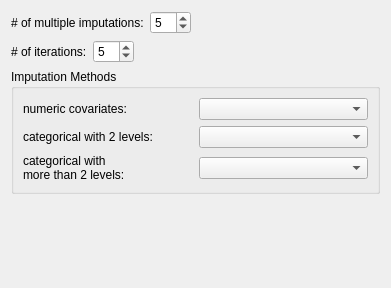
<?xml version="1.0" encoding="UTF-8"?>
<ui version="4.0">
 <class>WizardPage</class>
 <widget class="QWizardPage" name="WizardPage">
  <property name="geometry">
   <rect>
    <x>0</x>
    <y>0</y>
    <width>391</width>
    <height>288</height>
   </rect>
  </property>
  <property name="windowTitle">
   <string>WizardPage</string>
  </property>
  <layout class="QVBoxLayout" name="verticalLayout">
   <item>
    <layout class="QHBoxLayout" name="horizontalLayout">
     <item>
      <widget class="QLabel" name="label">
       <property name="text">
        <string># of multiple imputations:</string>
       </property>
      </widget>
     </item>
     <item>
      <widget class="QSpinBox" name="m_spinBox">
       <property name="minimum">
        <number>1</number>
       </property>
       <property name="maximum">
        <number>20</number>
       </property>
       <property name="value">
        <number>5</number>
       </property>
      </widget>
     </item>
     <item>
      <spacer name="horizontalSpacer">
       <property name="orientation">
        <enum>Qt::Horizontal</enum>
       </property>
       <property name="sizeHint" stdset="0">
        <size>
         <width>40</width>
         <height>20</height>
        </size>
       </property>
      </spacer>
     </item>
    </layout>
   </item>
   <item>
    <layout class="QHBoxLayout" name="horizontalLayout_2">
     <item>
      <widget class="QLabel" name="label_5">
       <property name="text">
        <string># of iterations:</string>
       </property>
      </widget>
     </item>
     <item>
      <widget class="QSpinBox" name="maxit_spinBox">
       <property name="minimum">
        <number>1</number>
       </property>
       <property name="maximum">
        <number>20</number>
       </property>
       <property name="value">
        <number>5</number>
       </property>
      </widget>
     </item>
     <item>
      <spacer name="horizontalSpacer_2">
       <property name="orientation">
        <enum>Qt::Horizontal</enum>
       </property>
       <property name="sizeHint" stdset="0">
        <size>
         <width>40</width>
         <height>20</height>
        </size>
       </property>
      </spacer>
     </item>
    </layout>
   </item>
   <item>
    <widget class="QGroupBox" name="defaultMethod_groupBox">
     <property name="title">
      <string>Imputation Methods</string>
     </property>
     <layout class="QGridLayout" name="gridLayout">
      <item row="0" column="0">
       <widget class="QLabel" name="label_2">
        <property name="text">
         <string>numeric covariates:</string>
        </property>
       </widget>
      </item>
      <item row="0" column="1">
       <widget class="QComboBox" name="numeric_comboBox"/>
      </item>
      <item row="1" column="0">
       <widget class="QLabel" name="label_3">
        <property name="text">
         <string>categorical with 2 levels:</string>
        </property>
       </widget>
      </item>
      <item row="1" column="1">
       <widget class="QComboBox" name="factor_2_levels_comboBox"/>
      </item>
      <item row="2" column="0">
       <widget class="QLabel" name="label_4">
        <property name="text">
         <string>categorical with 
more than 2 levels:</string>
        </property>
       </widget>
      </item>
      <item row="2" column="1">
       <widget class="QComboBox" name="factor_gt_2_levels_comboBox"/>
      </item>
     </layout>
    </widget>
   </item>
   <item>
    <spacer name="verticalSpacer">
     <property name="orientation">
      <enum>Qt::Vertical</enum>
     </property>
     <property name="sizeHint" stdset="0">
      <size>
       <width>20</width>
       <height>50</height>
      </size>
     </property>
    </spacer>
   </item>
  </layout>
 </widget>
 <resources/>
 <connections/>
</ui>
